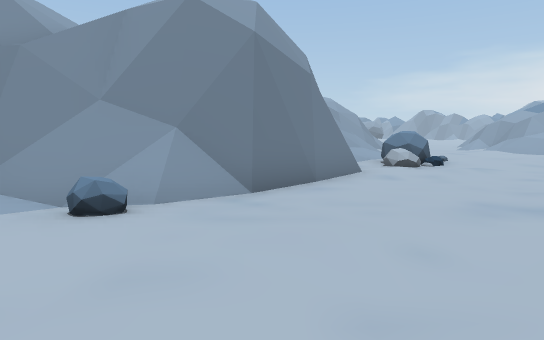
[1] (above)

15 first-person views from a walk through a 3-D level made in the Unity game engine. The camera is 1.4 m above the floor, tilts 6° down and sees 75° across. The floor is counted in squares, 1.8 m on a side. Each view is taken from the middle of a square. On the plan, view 1 faces up. The plan holds only what a view shows up to about 11 squares ahead; the rest is blank. The place goes on beyond the plan. The player character is not drawn. Some surface patterns are stand-ins.

[2]
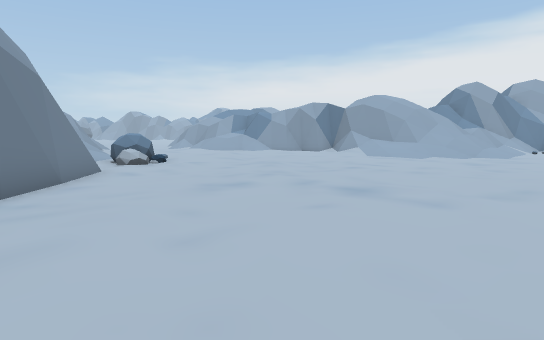

[3]
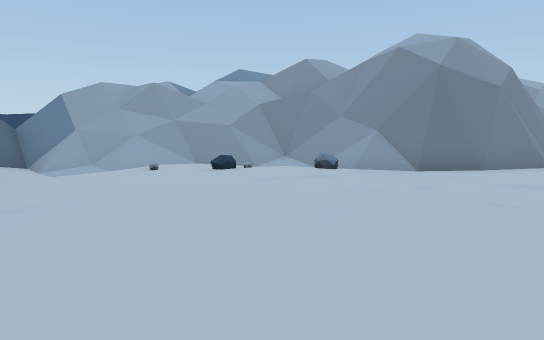

[4]
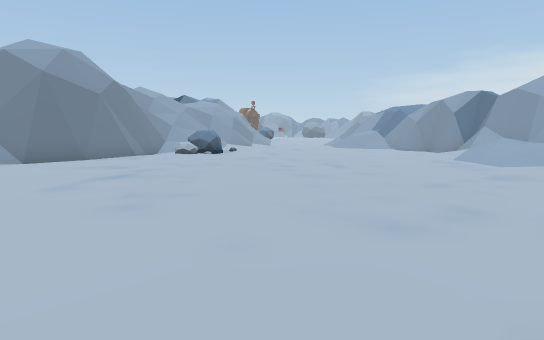

[5]
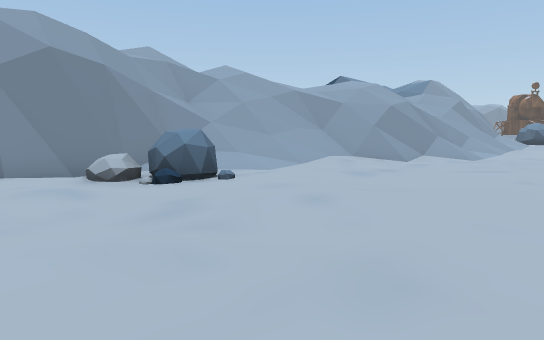

[6]
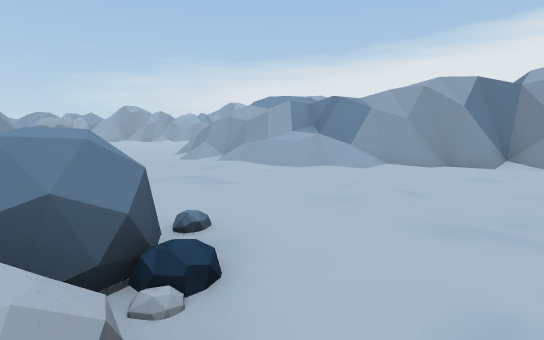

[7]
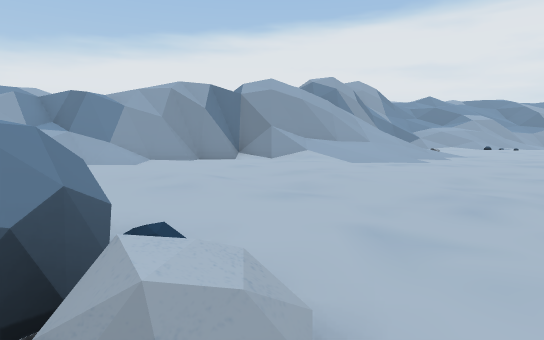

[8]
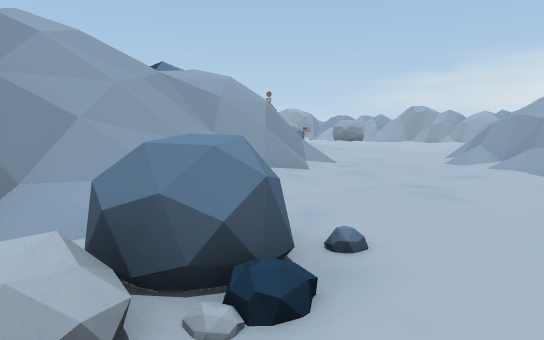

[9]
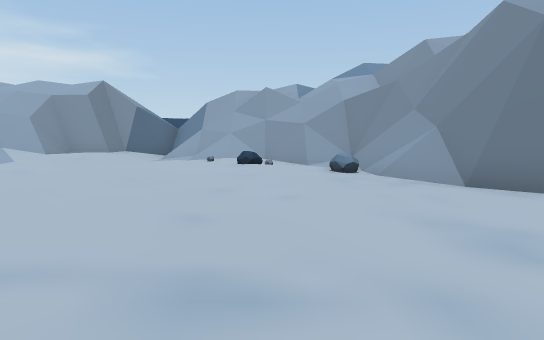

[10]
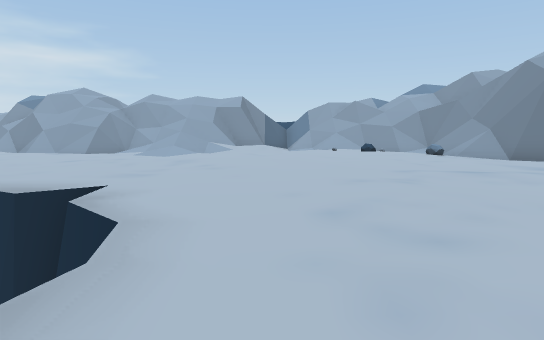

[11]
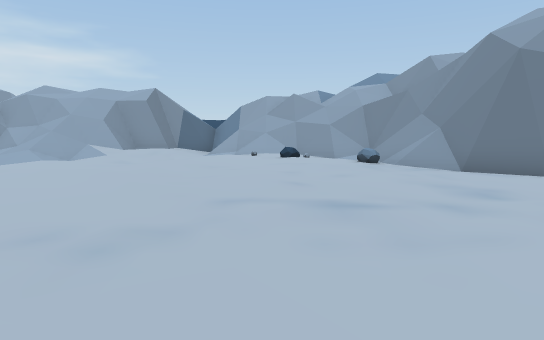

[12]
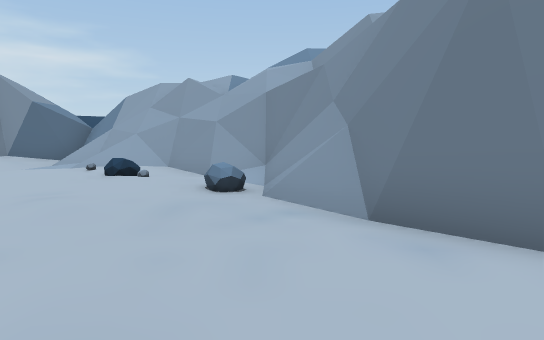

[13]
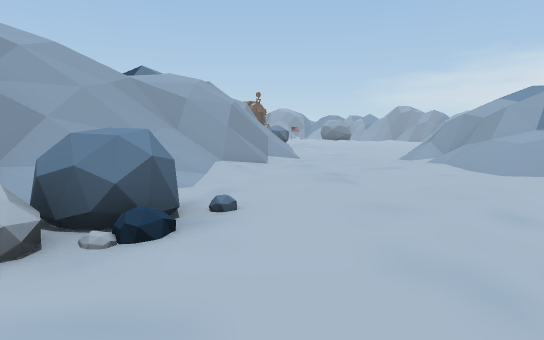

[14]
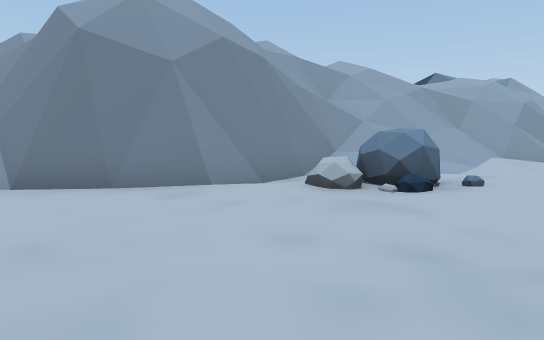

[15]
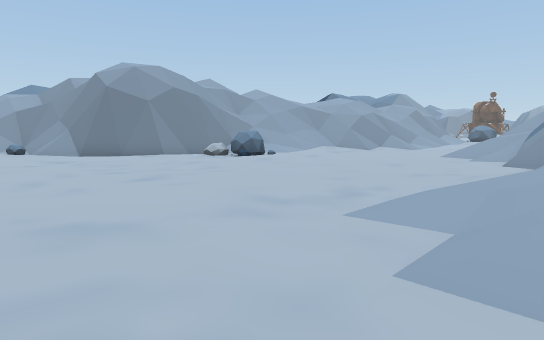

### Floor plan
Key: @ floor where view 1 was taken; # wall or solid block; . main floor; : floor 4 m higher than the main floor; / step, stairs or slope; = window, fence, low wall or low ledge; ^ raised ledge; v drop or lower ground.
Columns run from 9 left of view 1 to 14 right of it. Each row starts with its distance up from view 1.
 19                ..
 18               =....=//
 17            //v#..../#/
 16            ////....=//
 15            /==.....////
 14           /==......//==
 13          /////...../=#/
 12          ////.......=v//
 11          /=//.......=##/
 10          /#/......../=#=
  9          /#/^^......./##
  8          /#.=......../##
  7        //v#........../=#
  6     /=//v#.........../=/
  5    //#v###............/
  4    //v##............../
  3   ///v.=............../
  2   :===/................
  1   /////................
  0   ///....@.......... ..
 -1 v/=/...............
 -2  /##................
 -3  //v#............v.
 -4    /v//.........v
 -5    ////.......vv
 -6    ////.......v
 -7      // ......

Where each view was taken, in squares from view 1:
view 1: 0 up, 0 right, facing up
view 2: 1 down, 1 left, facing up-right
view 3: 3 down, 3 right, facing up-left
view 4: 4 down, 6 right, facing up
view 5: 6 up, 9 right, facing up-left
view 6: 7 up, 3 right, facing up-right
view 7: 8 up, 2 right, facing right
view 8: 7 up, 4 right, facing up
view 9: 2 up, 5 right, facing left
view 10: 2 down, 10 right, facing left
view 11: 1 up, 7 right, facing left
view 12: 4 up, 3 right, facing left
view 13: 6 up, 5 right, facing up
view 14: 4 up, 6 right, facing up-left
view 15: 1 up, 13 right, facing up-left
